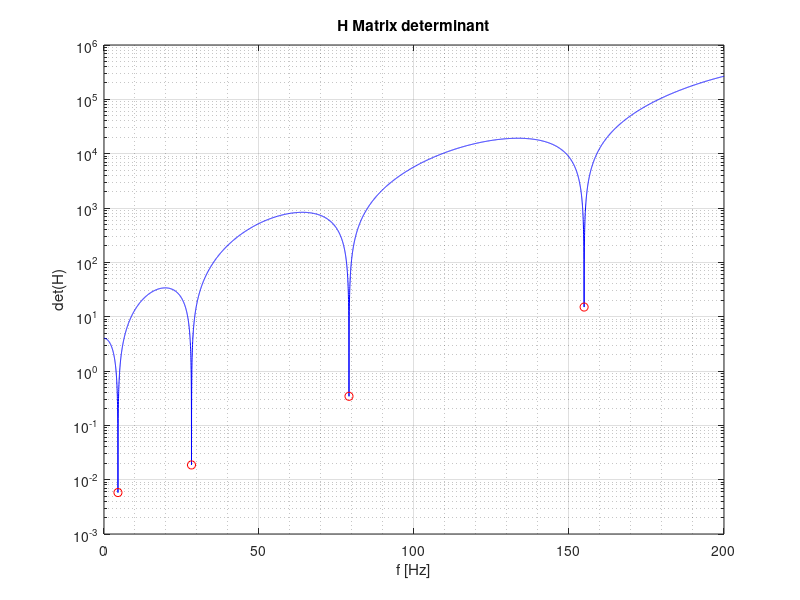
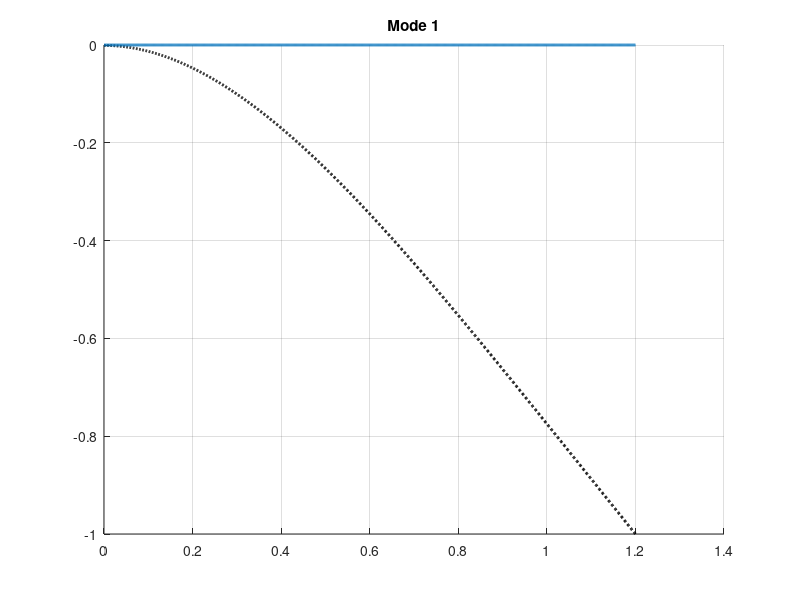

MATLAB code for these plots, in order: (Note: this script raises an error after producing the figures.)
clear all
close all
clc

%% BEAM
%% Definition of the mechanical properties of the system

h = 0.008;               % thickness [m]
b = 0.04;                % width [m]
rho = 2700;             % density [kg/^3]
L = 1.2;                % beam length [m]  
E = 68e9;               % Young Modulus [Pa]
J = b*h^3/12;           % Inertia moment [m^4]
V = L*b*h;              % volume [m^3]
M = rho*V;
m = M/L; % mass [Kg]
xsi = 0.01;             % smorzamento adimensionale

% Setting the frequency range
fmax=200;                        %[Hz]
% resolutions
n_points = 10000; 
% create frequency vectors
f=linspace(0,fmax,n_points);    % [Hz]
omega=2*pi*f;                   %[rad/s]
% Setting the space domain along the beam
x=linspace(0,L,n_points);

%% Calculation
% Building the matrix of the coefficients from the BCs for a cantilever
% beam
H=@(omega) [            1                                   0                               1                               0    ;
                        0                                   1                               0                               1    ;
              -cos(L*(m*omega^2/(E*J))^(1/4))        -sin(L*(m*omega^2/(E*J))^(1/4))            cosh(L*(m*omega^2/(E*J))^(1/4))             sinh(L*(m*omega^2/(E*J))^(1/4));
              sin(L*(m*omega^2/(E*J))^(1/4))         -cos(L*(m*omega^2/(E*J))^(1/4))            sinh(L*(m*omega^2/(E*J))^(1/4))             cosh(L*(m*omega^2/(E*J))^(1/4));];

% inizializzo il vettore dove inserirò il valore del determinante
dets = zeros(length(omega),1);
% calculate H matrix determinant in the frequency range
for i=1:length(omega)
    dets(i)=det(H(omega(i)));
end

% plot determinant
figure, box on
semilogy(f,abs(dets),'-b')
hold on;
grid on;
grid minor;
ylabel('det(H)');
xlabel('f [Hz]');
title("H Matrix determinant")


%% Imposing that the determinant is null
% inizializzo il vettore dove metto gli indici per cui si annulla il
% determinate (frequenze proprie)
i_nat=[];
% trovo i minimi locali del determinante e salvo gli indici in i_nat
for i=2:length(dets)-1
    if abs(dets(i)) < abs(dets(i-1)) && abs(dets(i)) < abs(dets(i+1))
        i_nat(end+1)=i;
    end
end
% stampo a schermo le frequenze proprie
fprintf('Natural frequencies [Hz]:\n ');
disp(f(i_nat));
% aggiungo nel plot precedente dei pallini dove ho le frequenze proprie
plot(f(i_nat),abs(dets(i_nat)),'or')

%% Solving the reduced system
% Ora sappiamo i valori di omega (frequenze proprie) per cui il sistema è singolare, 
% quindi possiamo risolvere il sistema ridotto per trovare i modi.

% inizializzo la matrice dove in ogni colonna metterò i modi per diverse
% frequenze proprie
C_hat = zeros(4, length(i_nat)); 

% Salvo i valori dei coefficienti quando omega è pari alla frequenza
% propria (in pratica salvo i modi) nella matrice C_hat
for i_mode = 1:length(i_nat)
    % trovo omega0 (frequenza propria)
    omega_i = omega(i_nat(i_mode));
    
    % calcolo la matrice H quando omega = omega_i (frequenza propria)
    Hi = H(omega_i);
    
    % estraggo la parte ridotta della matrice Hi (2:4, 2:4)
    Hi_hat = Hi(2:4, 2:4);  % 3x3 matrix
    Ei_hat = Hi(2:4, 1);    % 3x1 vector
    
    % Risolvo il sistema Hi_hat * Ci_hat = -Ei_hat
    % Trovo i modi di vibrazione per la frequenza propria
    Ci_hat = [1; -Hi_hat\Ei_hat];  % Il primo componente è 1 e gli altri sono risolti
    
    % Salvo il vettore dei modi nella matrice C_hat
    C_hat(:, i_mode) = Ci_hat;
end

%% Modal shapes computation
% Distretizzo l'asse della lunghezza della trave
x = linspace(0, L, 1000);  % vettore di lunghezza della trave
dx = x(2);  % distanza fra i punti

% Calcolo dei modi per ogni frequenza propria
phi = zeros(length(i_nat), length(x));  % inizializzo la matrice dei modi
for i_mode = 1:length(i_nat)
    omega_i = omega(i_nat(i_mode));  % Frequenza propria
    gamma_i = (L * m * omega_i^2 / (E * J))^(1/4);  % parametro di vibrazione gamma_i
    
    % Calcolo del modo di vibrazione per ogni punto dell'asse x
    phi(i_mode, :) = C_hat(1, i_mode) * cos(gamma_i * x) ...
                    + C_hat(2, i_mode) * sin(gamma_i * x) ...
                    + C_hat(3, i_mode) * cosh(gamma_i * x) ...
                    + C_hat(4, i_mode) * sinh(gamma_i * x);
end

% Normalizzo i modi per far sì che il massimo valore sia 1
normaliz = max(abs(phi), [], 2);  % Normalizzo per ciascun modo (per ogni riga)
phi = phi ./ normaliz;  % Normalizzazione dei modi

% Se vuoi normalizzare ogni modo separatamente per avere il primo valore pari a 1:
% phi = phi ./ phi(:,1);  % Normalizza ogni modo rispetto al primo valore



%% Animation
% Seleziona il modo di cui vuoi fare l'animazione
mode = 1;

% Se i colori non sono definiti, possiamo crearne uno
colors_p = lines(length(i_nat));  % Usa una palette di colori predefiniti

figure, hold on, grid on
title(['Mode ', num2str(mode)])
plot(x, phi(mode,:), ':k', 'LineWidth', 2)
h1 = plot(x, zeros(size(x)), 'LineWidth', 2, 'color', colors_p(mode, :));

% Crea l'animazione
for t = linspace(0, 5 / f(i_nat(mode)), 400)
    if ishandle(h1)
        % Calcola la forma modale oscillante nel tempo (sinusoidale)
        w1 = phi(mode,:) * cos(omega(i_nat(mode)) * t);  % oscillazione coseno
        h1.YData = w1;  % Aggiorna i dati Y della curva
        pause(0.005)  % Pausa per il frame dell'animazione
    else
        return
    end
end

%% Transfer Function

% posizione acceleroemtro
xj = 0.2; %[m]
% posizione martellata
xk = 1.2; %[m]

% Trova l'indice di xj nel vettore x
[~, pos_xj] = min(abs(x - xj));

% Trova l'indice di xk nel vettore x
[~, pos_xk] = min(abs(x - xk));

% modal mass vector initialization
modal_mass = zeros(1,length(i_nat));

% modal mass calculation for every mode
for i = 1:length(i_nat)
    modal_mass(i,1) = m * trapz(phi(i,:).^2,x);
end

% omega vector
w = f * 2 * pi;

% transfer function initialization
FRF = zeros(1,length(w));

% transfer function calculation
for k = 1:length(w)
    FRF(k) = 0; % inizializza a zero
    for i = 1:length(i_nat)
        FRF(k) = FRF(k) + ( ( phi(i,pos_xj) * phi(i,pos_xk) ) / modal_mass(i) ) / ...
                     ( -w(k)^2 + 2i * xsi * w(k) * omega(i_nat(i)) + omega(i_nat(i))^2 );
    end
end

%% FRF plot 
% Calcolo ampiezza e fase della FRF
FRF_amp = abs(FRF);             % modulo
FRF_phase = angle(FRF);         % fase in radianti

% Crea la figura con due subplot
figure;

% ---- Ampiezza (semilogaritmica) ----
subplot(2,1,1);
semilogy(f, FRF_amp, 'b', 'LineWidth', 2);
grid on;
xlabel('Frequenza [Hz]');
ylabel('|G(j\omega)|');
title('Funzione di Trasferimento - Ampiezza');
xlim([0 max(f)]);

% ---- Fase ----
subplot(2,1,2);
plot(f, FRF_phase, 'r', 'LineWidth', 2);
grid on;
xlabel('Frequenza [Hz]');
ylabel('Fase [rad]');
title('Funzione di Trasferimento - Fase');
xlim([0 max(f)]);

%% Export FRF (numero complesso)

% Crea una matrice con frequenza [Hz], parte reale e parte immaginaria
FRF_data = [f.' real(FRF).' imag(FRF).'];

% Salva su file CSV
writematrix(FRF_data, 'FRF_export.csv');

% Salva anche su file .mat (mantiene il numero complesso)
save('FRF_export.mat', 'f', 'FRF');

% Messaggio di conferma
disp('FRF esportata come numero complesso in "FRF_export.csv" e "FRF_export.mat"')
